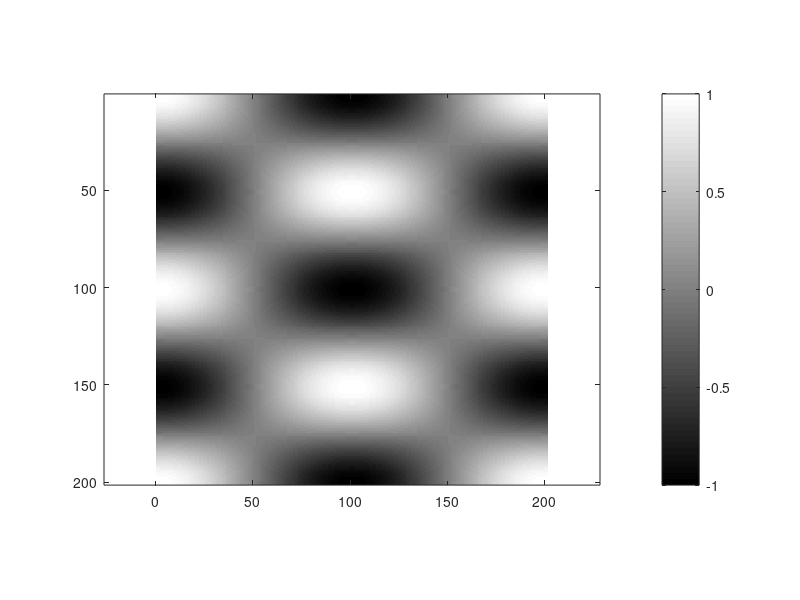

The MATLAB source for this figure:
[x, y] = meshgrid(linspace(0, 2*pi, 201));
z = cos(x).*cos(2*y);
figure(1); clf
imagesc(z)
axis equal; colormap gray; colorbar